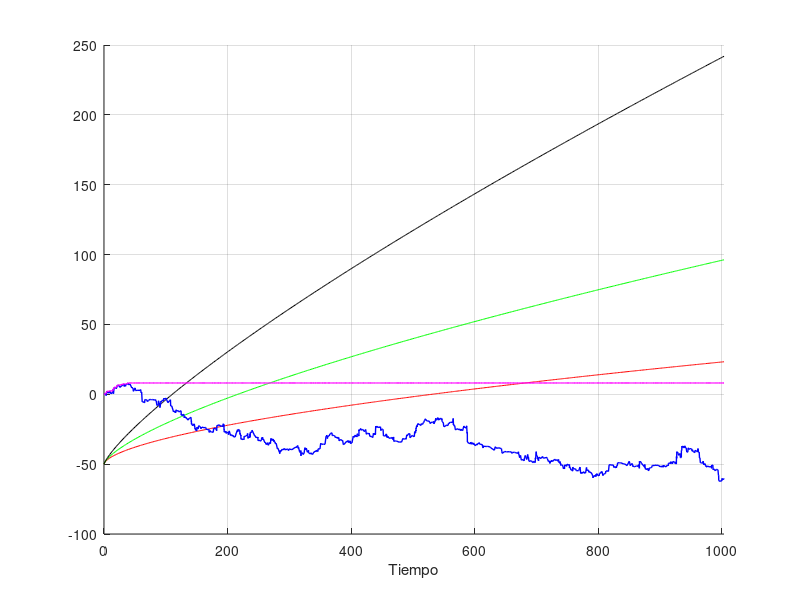

Reproduce this figure in MATLAB.
u = 20;  % Capital inicial
c = 1.1;  % Tasa de primas recibidas
lambda1 = 1; 
s=1./lambda1;   % Tasa de reclamaciones (gamma) 
lambda2 = 1;  % Tasa que transcurre entre reclamaciones sucesivas (Exponencial)
N = 1000;  % Numero de reclamos 
point_size = 0.3;  % Tamaño de los puntos en la gráfica
q = 1.1;
b = 0.9;
alpha = 0.6;
a = 0.6;
Beta = 1;

% Simulación del proceso de reclamaciones (Exponencial)
Y = exprnd(lambda1, [1, N]);
X = gamrnd(1,1./lambda2, [1, N]);


T = zeros(1, N);
T(1) = 0;
for i = 2:N
    T(i) = sum(Y(1:i-1));  % Sumar desde el primer elemento hasta el i-1
end

M1 = zeros(1, N);
M1(1) = 0;
for i = 2:N
    M1(i) = sum(X(1:i-1));  % Sumar desde el primer elemento hasta el i-1
end

M2 = zeros(1, N);
M2(1) = 0;
for i = 2:N
    M2(i) = sum(X(1:i));  % Sumar desde el primer elemento hasta el i
end

R = c * T;  % Capital generado por las primas
u1 = M1 - R;
u2 = M2 - R;

vector1 = u1;
vector2 = u2;

% Inicializar variables para almacenar el capital y su máximo
capital = [];
capital_max = [];

% Iterar sobre los índices de los vectores
for i = 1:length(vector1)
    % Agregar valores de ambos vectores
    capital = [capital, vector1(i), vector2(i)];
    % Almacenar el máximo acumulado
    capital_max(i) = max(capital(1:i));
end

% Definir u_1, u_2, u_3 como funciones de T
u_1 = -(c./(c.*lambda2-lambda1)).*log(b.^(T.^(alpha)))-50;
u_2 = -(c ./ (c * lambda1 - lambda2)) .* log(b.^(T.^(alpha+0.1)))-50;
u_3 = -(c ./ (c * lambda1 - lambda2)) .* log(b.^(T.^(alpha+0.2)))-50;

A = max(T);

% Graficar el capital en el tiempo, los máximos y u_1
figure;
hold on; % Para superponer las gráficas

% Graficar u_1, u_2 y u_3
plot(T, u_1, '-r', 'DisplayName', 'u_1');
plot(T, u_2, '-g', 'DisplayName', 'u_2');
plot(T, u_3, '-k', 'DisplayName', 'u_3');

% Graficar el capital
plot(T, capital(1:length(T)), '-b', 'LineWidth', 1);  % Tomar cada dos valores para el capital
legend off;
plot(T, capital_max, '-m', 'LineWidth', 1);
legend off;
xlim([0 A]);
xlabel('Tiempo');
ylabel('');
title('');
grid on;
hold off;

% Contar cuántas veces el capital es menor que el capital inicial u
condicion_capital1 = u_1 - u1 < 0;
condicion_capital2 = u_1 - u2 < 0;
condicion_capital3 = u_2 - u1 < 0;
condicion_capital4 = u_2 - u2 < 0;
condicion_capital5 = u_3 - u1 < 0;
condicion_capital6 = u_3 - u2 < 0;

% Sumar cuántas veces el capital está por debajo de los umbrales
num_veces_debajo_u1 = sum(condicion_capital1) + sum(condicion_capital2);
num_veces_debajo_u2 = sum(condicion_capital3) + sum(condicion_capital4);
num_veces_debajo_u3 = sum(condicion_capital5) + sum(condicion_capital6);

disp(num_veces_debajo_u1);
disp(num_veces_debajo_u2);
disp(num_veces_debajo_u3);

% Encontrar las posiciones donde el valor es menor que cero
v1 = find(u_1 - u1 < 0);
v2 = find(u_1 - u2 < 0);
v3 = find(u_2 - u1 < 0);
v4 = find(u_2 - u2 < 0);
v5 = find(u_3 - u1 < 0);
v6 = find(u_3 - u2 < 0);

% Obtener la última posición donde ocurre
if ~isempty(v1)
    ultima_posicion = max([v1(end), v2(end)]);
    fprintf('La última posición con valor menor que cero (u_1): %d\n', ultima_posicion);
else
    fprintf('No hay elementos menores que cero en u_1.\n');
end

if ~isempty(v3)
    ultima_posicion = max([v3(end), v4(end)]);
    fprintf('La última posición con valor menor que cero (u_2): %d\n', ultima_posicion);
else
    fprintf('No hay elementos menores que cero en u_2.\n');
end

if ~isempty(v5)
    ultima_posicion = max([v5(end), v6(end)]);
    fprintf('La última posición con valor menor que cero (u_3): %d\n', ultima_posicion);
else
    fprintf('No hay elementos menores que cero en u_3.\n');
end
